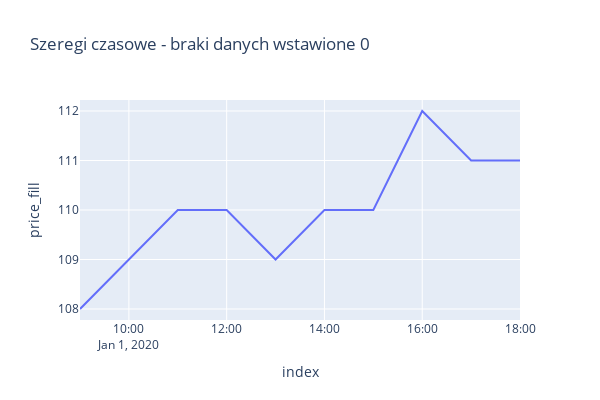

The notebook cell saved with this chart:
### Code cell
df_plotly = df.reset_index()
df_plotly['price_fill'] = df_plotly['price'].fillna(df_plotly['price'].mean())
px.line(df_plotly, 'index', 'price_fill', width=600,height=400,
        title = "Szeregi czasowe - braki danych wstawione 0")

### Figure 1 — Plotly figure (JSON) as saved in the notebook; plotly's stock layout.template omitted (floating-point values rounded to 4 significant figures)
{"data": [{"hovertemplate": "index=%{x}<br>price_fill=%{y}<extra></extra>", "legendgroup": "", "line": {"color": "#636efa", "dash": "solid"}, "marker": {"symbol": "circle"}, "mode": "lines", "name": "", "orientation": "v", "showlegend": false, "type": "scatter", "x": ["2020-01-01T09:00:00", "2020-01-01T10:00:00", "2020-01-01T11:00:00", "2020-01-01T12:00:00", "2020-01-01T13:00:00", "2020-01-01T14:00:00", "2020-01-01T15:00:00", "2020-01-01T16:00:00", "2020-01-01T17:00:00", "2020-01-01T18:00:00"], "xaxis": "x", "y": [108, 109, 110, 110, 109, 110, 110, 112, 111, 111], "yaxis": "y"}], "layout": {"height": 400, "legend": {"tracegroupgap": 0}, "title": {"text": "Szeregi czasowe - braki danych wstawione 0"}, "width": 600, "xaxis": {"anchor": "y", "domain": [0, 1], "title": {"text": "index"}}, "yaxis": {"anchor": "x", "domain": [0, 1], "title": {"text": "price_fill"}}}}
